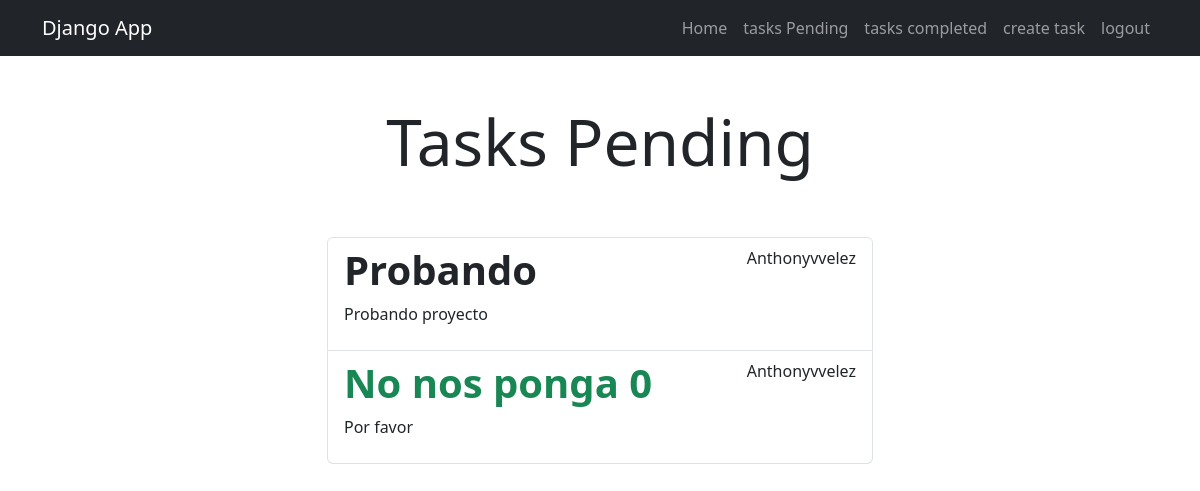
The app's page /tasks/ (signed in) with its own data.
### tasks/models.py (models this page shows, shortened)
class Task(models.Model):
    title = models.CharField(max_length=100)
    description = models.TextField(blank=True)
    created = models.DateTimeField(auto_now_add=True)
    datecompleted = models.DateTimeField(null=True, blank=True)
    important = models.BooleanField(default=False)
    user = models.ForeignKey(User, on_delete=models.CASCADE)

### tasks/views.py (the view)
# urls.py: path('tasks/', views.tasks, name='tasks'),
@login_required
def tasks(request):
    tasks = Task.objects.filter(user=request.user, datecompleted__isnull=True)
    return render(request, 'tasks.html', {'tasks': tasks})

### tasks/templates/tasks.html (shortened to what this page needs)
{% extends 'base.html' %}
{% block content %}
<main class="container">
    <div class="row">
        <div class="col-md-6 offset-md-3">
            <h1 class="text-center display-3 py-5">Tasks Pending</h1>
            <ul class="list-group">
                {% for task in tasks %}
                    <a class="list-group-item" href="{% url 'task_detail' task.id %}">
                          <header class="d-flex justify-content-between">
                                {% if task.important %}
                                <h1 class="fw-bold text-success">{{task.title}} </h1>
                                {% else %}
                                <h1 class="fw-bold">{{task.title}}</h1>
                                {% endif %}
                                <p>{{task.user.username}}</p>
                          </header>
                            <p>{{task.description}}</p>
                    </a>
                {% endfor %}
            </ul>
        </div>
    </div>
</main>
{% endblock %}

### records on screen
Task: title "Probando", user.username "Anthonyvvelez", description "Probando proyecto"
Task: title "No nos ponga 0", user.username "Anthonyvvelez", description "Por favor"
